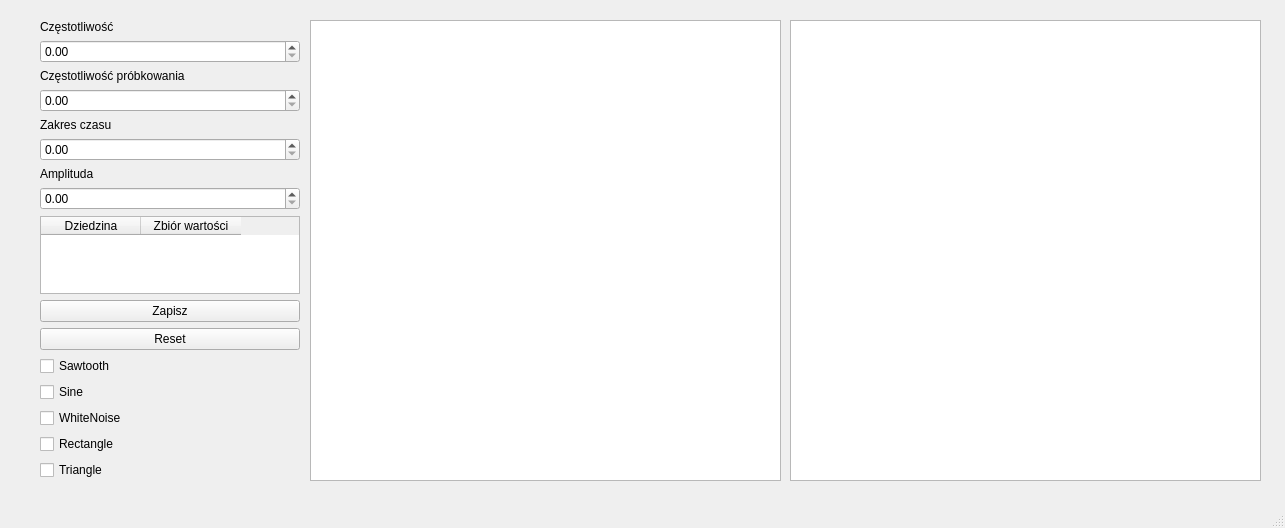
<?xml version="1.0" encoding="UTF-8"?>
<ui version="4.0">
 <class>MainWindow</class>
 <widget class="QMainWindow" name="MainWindow">
  <property name="geometry">
   <rect>
    <x>0</x>
    <y>0</y>
    <width>1285</width>
    <height>528</height>
   </rect>
  </property>
  <property name="windowTitle">
   <string>MainWindow</string>
  </property>
  <widget class="QWidget" name="centralwidget">
   <widget class="QWidget" name="layoutWidget">
    <property name="geometry">
     <rect>
      <x>40</x>
      <y>20</y>
      <width>260</width>
      <height>460</height>
     </rect>
    </property>
    <layout class="QVBoxLayout" name="verticalLayout_2">
     <item>
      <layout class="QVBoxLayout" name="verticalLayout">
       <item>
        <widget class="QLabel" name="label_2">
         <property name="text">
          <string>Częstotliwość</string>
         </property>
        </widget>
       </item>
       <item>
        <widget class="QDoubleSpinBox" name="doubleSpinBox"/>
       </item>
       <item>
        <widget class="QLabel" name="label_4">
         <property name="text">
          <string>Częstotliwość próbkowania</string>
         </property>
        </widget>
       </item>
       <item>
        <widget class="QDoubleSpinBox" name="doubleSpinBox_4"/>
       </item>
       <item>
        <widget class="QLabel" name="label_3">
         <property name="text">
          <string>Zakres czasu </string>
         </property>
        </widget>
       </item>
       <item>
        <widget class="QDoubleSpinBox" name="doubleSpinBox_3"/>
       </item>
       <item>
        <widget class="QLabel" name="label">
         <property name="text">
          <string>Amplituda</string>
         </property>
        </widget>
       </item>
       <item>
        <widget class="QDoubleSpinBox" name="doubleSpinBox_2"/>
       </item>
       <item>
        <widget class="TableWidget" name="tableWidget">
         <column>
          <property name="text">
           <string>Dziedzina</string>
          </property>
         </column>
         <column>
          <property name="text">
           <string>Zbiór wartości</string>
          </property>
         </column>
        </widget>
       </item>
       <item>
        <widget class="QPushButton" name="pushButton_2">
         <property name="text">
          <string>Zapisz</string>
         </property>
        </widget>
       </item>
       <item>
        <widget class="QPushButton" name="pushButton">
         <property name="text">
          <string>Reset</string>
         </property>
        </widget>
       </item>
       <item>
        <layout class="QVBoxLayout" name="verticalLayout_3">
         <item>
          <widget class="QCheckBox" name="checkBox_3">
           <property name="text">
            <string>Sawtooth</string>
           </property>
          </widget>
         </item>
         <item>
          <widget class="QCheckBox" name="checkBox">
           <property name="text">
            <string>Sine</string>
           </property>
          </widget>
         </item>
         <item>
          <widget class="QCheckBox" name="checkBox_5">
           <property name="text">
            <string>WhiteNoise</string>
           </property>
          </widget>
         </item>
         <item>
          <widget class="QCheckBox" name="checkBox_4">
           <property name="text">
            <string>Rectangle</string>
           </property>
          </widget>
         </item>
         <item>
          <widget class="QCheckBox" name="checkBox_2">
           <property name="text">
            <string>Triangle</string>
           </property>
          </widget>
         </item>
        </layout>
       </item>
      </layout>
     </item>
    </layout>
   </widget>
   <widget class="PlotWidget" name="graphicsView">
    <property name="geometry">
     <rect>
      <x>310</x>
      <y>20</y>
      <width>471</width>
      <height>461</height>
     </rect>
    </property>
   </widget>
   <widget class="PlotWidget" name="graphicsView_2">
    <property name="geometry">
     <rect>
      <x>790</x>
      <y>20</y>
      <width>471</width>
      <height>461</height>
     </rect>
    </property>
   </widget>
  </widget>
  <widget class="QMenuBar" name="menubar">
   <property name="geometry">
    <rect>
     <x>0</x>
     <y>0</y>
     <width>1285</width>
     <height>21</height>
    </rect>
   </property>
  </widget>
  <widget class="QStatusBar" name="statusbar"/>
 </widget>
 <customwidgets>
  <customwidget>
   <class>PlotWidget</class>
   <extends>QGraphicsView</extends>
   <header>pyqtgraph.h</header>
  </customwidget>
  <customwidget>
   <class>TableWidget</class>
   <extends>QTableWidget</extends>
   <header>pyqtgraph</header>
  </customwidget>
 </customwidgets>
 <resources/>
 <connections/>
</ui>
